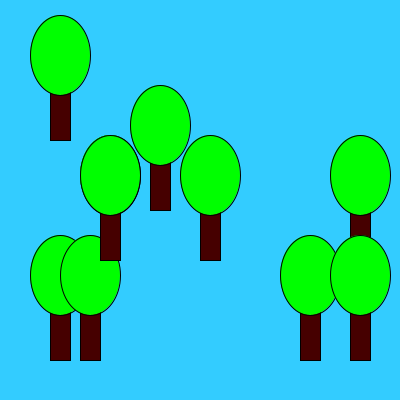
Frame 1 (no input)
Frame 60 (the mouse pressed at the canvas centre just before this capture): identical to frame 1, image omitted
Frame 120 (the mouse held since frame 60 and released just before this capture): identical to frame 1, image omitted

The Processing sketch that drew this single still picture (run headless with seeded random() and noise(); from frame 60 on, the mouse is pressed at the canvas centre):

// Processing sketch: Opdracht_9_10_De_bos_methode
// ── Opdracht_9_10_De_bos_methode.pde
void setup(){
size(400,400);
background(51,204,255);
boom(150,150);
bos();


}

void draw(){}


void boom(int x , int y ){
  fill(70,0,0);
  rect(x,y,20,60);
  
  fill(0,255,0);
ellipse(x+10,y-25,60,80);



}

void bos(){

boom(200,200);
boom(300,300);
boom(100,200);
boom(50,300);
boom(350,200);
boom(350,300);

boom(50,80);
boom(80,300);
boom(100,200);




}
